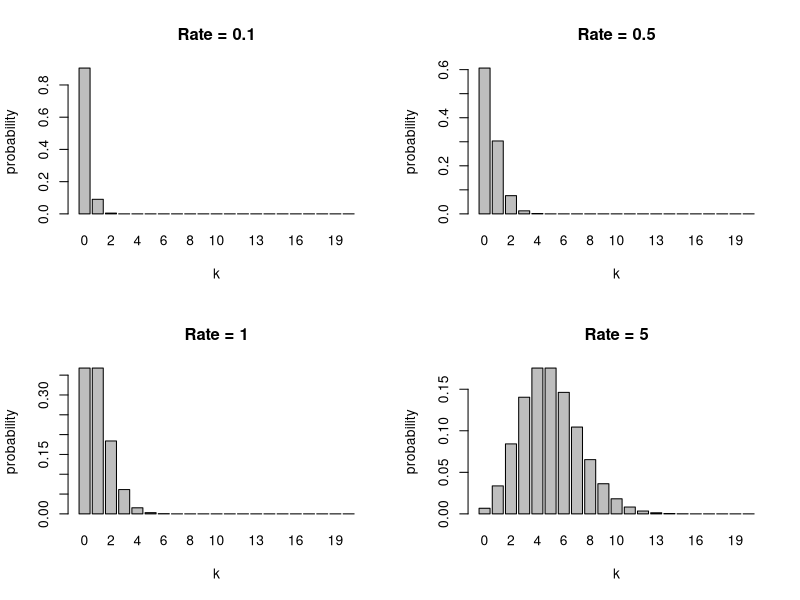
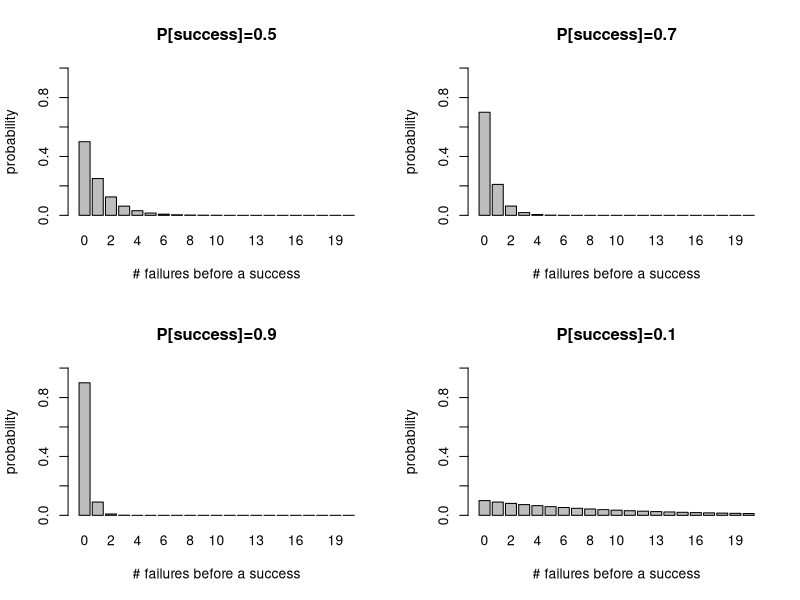
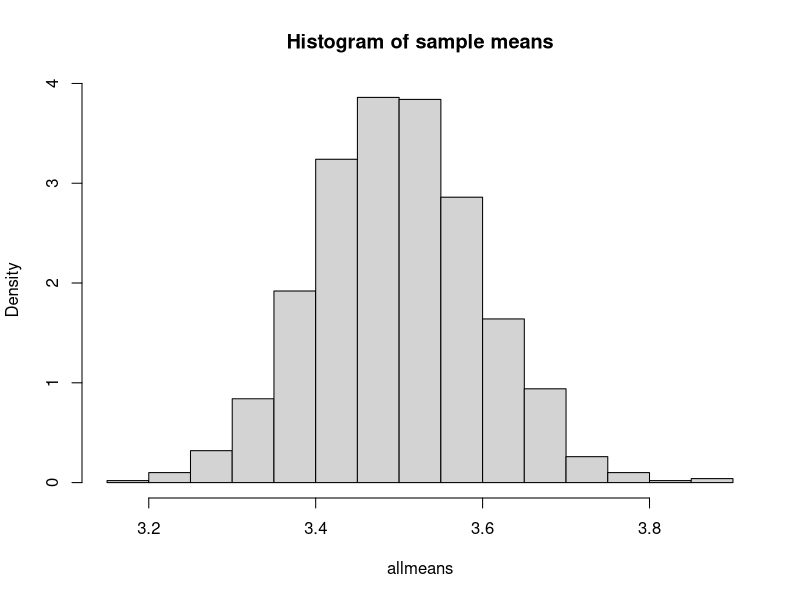
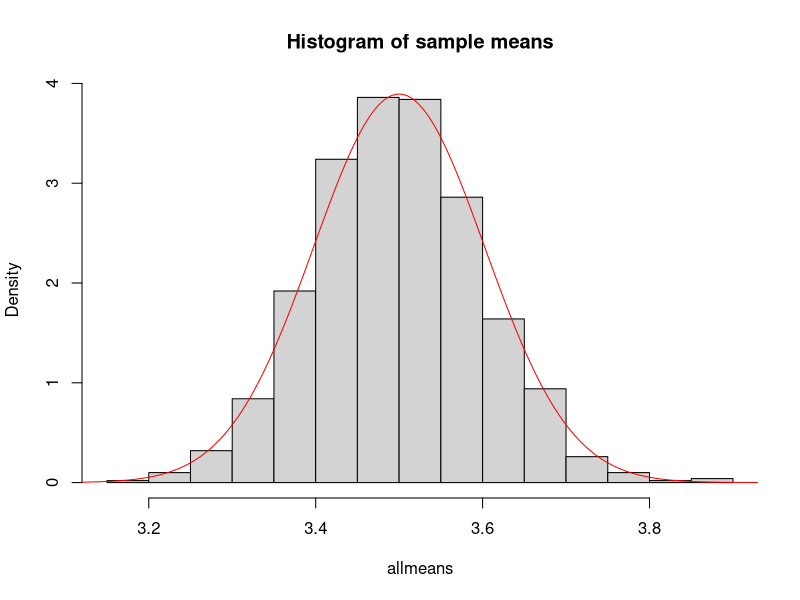

Source code (R) for these figures, in order:
## ---- chunk 1
par(mfrow=c(2,2))
barplot(dpois(seq(0,20),0.1),names.arg=seq(0,20),ylab="probability",xlab="k",main="Rate = 0.1")
barplot(dpois(seq(0,20),0.5),names.arg=seq(0,20),ylab="probability",xlab="k",main="Rate = 0.5")
barplot(dpois(seq(0,20),1),names.arg=seq(0,20),ylab="probability",xlab="k",main="Rate = 1")
barplot(dpois(seq(0,20),5),names.arg=seq(0,20),ylab="probability",xlab="k",main="Rate = 5")
par(mfrow=c(1,1))
## ---- chunk 2

## ---- chunk 3
lambda <- 5
ppois(3, lambda) # ppois gives P[X less than or equal to k]
## ---- chunk 4

## ---- chunk 5
lambda <- 5
interval <- 3
1 - ppois(10, lambda*interval)
## ---- chunk 6
par(mfrow=c(2,2))
barplot(dgeom(seq(0,20),0.5),names.arg=seq(0,20),ylab="probability",xlab="# failures before a success",main="P[success]=0.5",ylim=c(0,1))
barplot(dgeom(seq(0,20),0.7),names.arg=seq(0,20),ylab="probability",xlab="# failures before a success",main="P[success]=0.7",ylim=c(0,1))
barplot(dgeom(seq(0,20),0.9),names.arg=seq(0,20),ylab="probability",xlab="# failures before a success",main="P[success]=0.9",ylim=c(0,1))
barplot(dgeom(seq(0,20),0.1),names.arg=seq(0,20),ylab="probability",xlab="# failures before a success",main="P[success]=0.1",ylim=c(0,1))
par(mfrow=c(1,1))
## ---- chunk 7

## ---- chunk 8
prob <- 3/4
1 - pgeom(1,prob) # P[ at least 2 tails before a head]
dgeom(2,prob) # P[ exactly 2 tails before a head]
## ---- chunk 9
sides=c(1,2,3,4,5,6) # vector of elements
probabilities=c(1/6,1/6,1/6,1/6,1/6,1/6) # vector of probabilities for each element
sample(sides,10,prob=probabilities,replace=TRUE) # roll a dice 10 times
## ---- chunk 10
sides=c(1,2,3,4,5,6) # vector of elements
weights=c(1,1,1,1,1,4) # vector of unnormalized weights for each element, with the element '6' being more favored than the others
probabilities = weights / sum(weights) # to create a probability vector, we ensure all the weights sum up to 1
sample(sides,10,prob=probabilities,replace=TRUE) # roll a loaded dice 10 times
## ---- chunk 11
library(knitr)
dogprobs <- round(c(dpois(seq(1,9),4)),2)
dogprobs <- c(dogprobs, 1-sum(dogprobs))
littertab <- cbind(c(1,2,3,4,5,6,7,8,9,10),dogprobs)
colnames(littertab) <- c("litter_size","frequency")
kable(littertab,caption="Dog litter size frequencies")
## ---- chunk 12
m <- 100 # sample size
p <- 0.7 # binomial success parameter
n <- 5 # binomial size parameter
samp1 <- rbinom(m,n,p)  # simulation
mean1 <- mean(samp1) # sample average
## ---- chunk 13
allmeans <- sapply(seq(1,1000), function(i){mean(rbinom(m,n,p))})
hist(allmeans,freq=FALSE,main="Histogram of sample means")
## ---- chunk 14
hist(allmeans,freq=FALSE,main="Histogram of sample means") # Histogram of sample means
mu <- n*p # mean of Normal distribution under the CLT
var <- n*p*(1-p)/m # variance of Normal distribution under the CLT
sd <- sqrt(var) # standard deviation of Normal distribution under the CLT
curve(dnorm(x,mean=mu,sd=sd),from=-5,to=5,n=5000,add=TRUE,col="red") # Normal distribution
